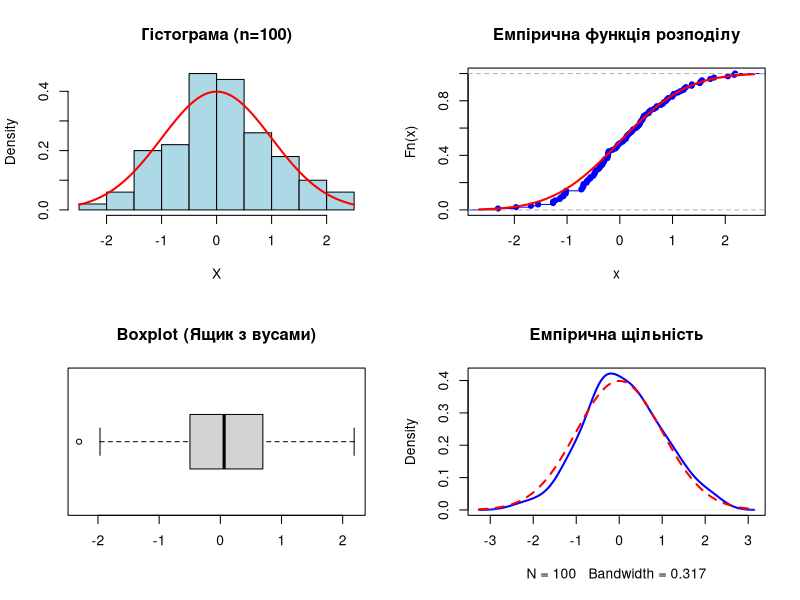
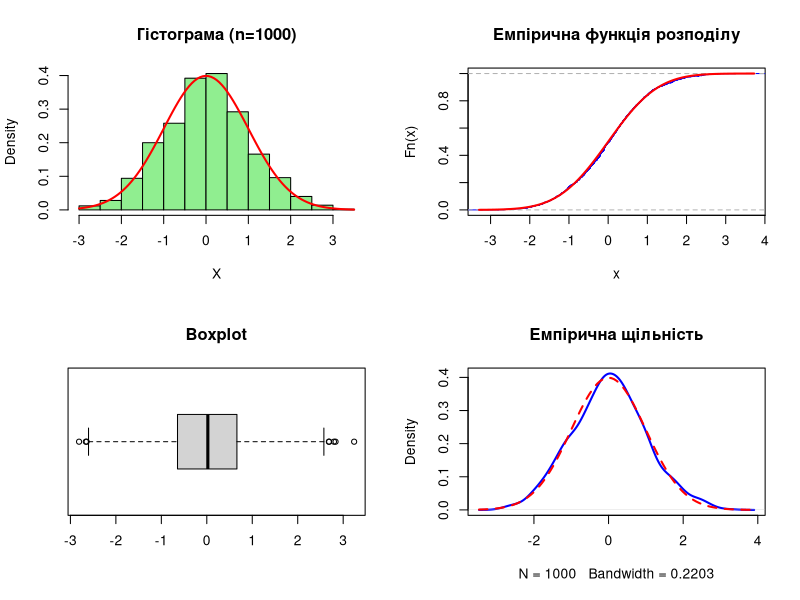

Here is the R script that generated these plots, in order:
## ---- chunk 1
# Підключаємо бібліотеки для гарних таблиць та графіків
library(knitr)
library(ggplot2) # Якщо захочемо красиві графіки
## ---- chunk 2
# Функція для розрахунку характеристик вибірки
calc_statistics <- function(x) {
  n <- length(x)
  m <- mean(x)                  # Вибіркове середнє
  s2 <- var(x)                  # Виправлена дисперсія
  s <- sd(x)                    # Виправлене квадратичне відхилення (СКВ)
  
  # Асиметрія (Skewness)
  As <- sum((x - m)^3) / (n * sqrt((n-1)/n * s2)^3)
  
  # Ексцес (Kurtosis)
  Ek <- sum((x - m)^4) / (n * ((n-1)/n * s2)^2) - 3
  
  return(c(Mean = m, Var = s2, SD = s, Skew = As, Kurt = Ek))
}
## ---- chunk 3
set.seed(123) # Щоб результати були однакові при кожному запуску
n1 <- 100
a <- 0
sigma <- 1

# Генерація вибірки
X1 <- rnorm(n1, mean = a, sd = sigma)

# Вивід перших елементів
head(X1)

# Розрахунок статистик
stats1 <- calc_statistics(X1)
print(stats1)
## ---- chunk 4
par(mfrow = c(2, 2)) # Розділити екран на 4 частини

# 1. Гістограма з теоретичною кривою
hist(X1, freq = FALSE, col = "lightblue", main = "Гістограма (n=100)", xlab = "X")
curve(dnorm(x, a, sigma), col = "red", lwd = 2, add = TRUE)

# 2. Емпірична функція розподілу
plot(ecdf(X1), main = "Емпірична функція розподілу", col = "blue", verticals = TRUE)
curve(pnorm(x, a, sigma), col = "red", lwd = 2, add = TRUE)

# 3. Ящик з вусами (Boxplot)
boxplot(X1, horizontal = TRUE, col = "lightgray", main = "Boxplot (Ящик з вусами)")

# 4. Графік щільності (Density plot)
plot(density(X1), main = "Емпірична щільність", col = "blue", lwd = 2)
curve(dnorm(x, a, sigma), col = "red", lwd = 2, lty = 2, add = TRUE)

par(mfrow = c(1, 1)) # Повернути налаштування назад
## ---- chunk 5
n2 <- 1000
X2 <- rnorm(n2, mean = a, sd = sigma)

# Розрахунок статистик
stats2 <- calc_statistics(X2)
print(stats2)
## ---- chunk 6
par(mfrow = c(2, 2))

# 1. Гістограма
hist(X2, freq = FALSE, col = "lightgreen", main = "Гістограма (n=1000)", xlab = "X")
curve(dnorm(x, a, sigma), col = "red", lwd = 2, add = TRUE)

# 2. Емпірична функція розподілу
plot(ecdf(X2), main = "Емпірична функція розподілу", col = "blue", verticals = TRUE)
curve(pnorm(x, a, sigma), col = "red", lwd = 2, add = TRUE)

# 3. Boxplot
boxplot(X2, horizontal = TRUE, col = "lightgray", main = "Boxplot")

# 4. Щільність
plot(density(X2), main = "Емпірична щільність", col = "blue", lwd = 2)
curve(dnorm(x, a, sigma), col = "red", lwd = 2, lty = 2, add = TRUE)

par(mfrow = c(1, 1))
## ---- chunk 7
# Створюємо таблицю
results <- data.frame(
  "Характеристика" = c("Мат. сподівання (Mean)", "Дисперсія (Var)", "СКВ (SD)", "Асиметрія (Skew)", "Ексцес (Kurt)"),
  "Теоретичне" = c(0, 1, 1, 0, 0),
  "n=100" = round(stats1, 4),
  "n=1000" = round(stats2, 4)
)

# Виводимо таблицю
kable(results, caption = "Порівняння теоретичних та вибіркових характеристик")
